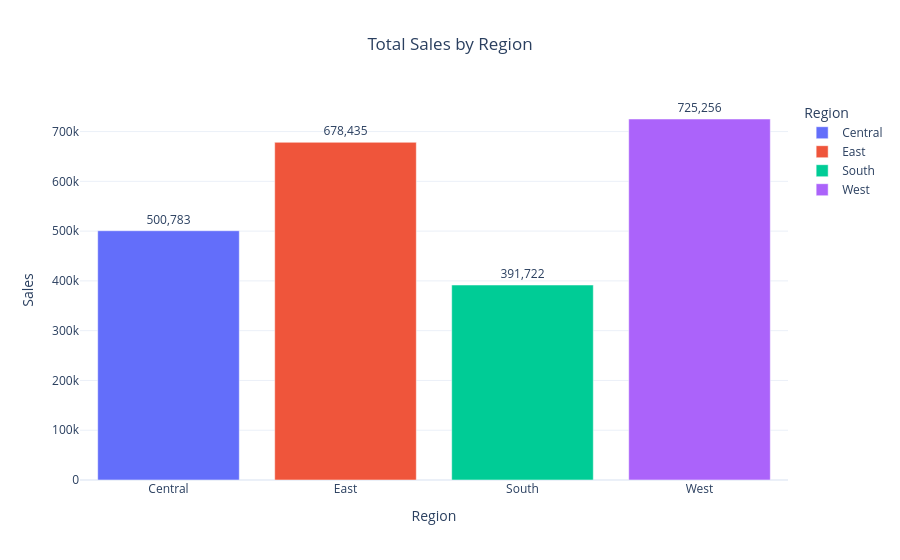

The code cell stored with this chart in its notebook:
### Code cell
region_sales = df.groupby("Region")["Sales"].sum().reset_index()

fig = px.bar(
    region_sales,
    x="Region",
    y="Sales",
    color="Region",
    text="Sales",
    title="Total Sales by Region"
)

fig.update_traces(texttemplate='%{text:,.0f}', textposition='outside')
fig.update_layout(template="plotly_white", title_x=0.5)

fig.show()

### Figure 1 — Plotly figure (JSON) as saved in the notebook; plotly's stock layout.template omitted (floating-point values rounded to 4 significant figures)
{"data": [{"hovertemplate": "Region=%{x}<br>Sales=%{text}<extra></extra>", "legendgroup": "Central", "marker": {"color": "#636efa", "pattern": {"shape": ""}}, "name": "Central", "orientation": "v", "showlegend": true, "text": [500800.0], "textposition": "outside", "texttemplate": "%{text:,.0f}", "type": "bar", "x": ["Central"], "xaxis": "x", "y": [500800.0], "yaxis": "y"}, {"hovertemplate": "Region=%{x}<br>Sales=%{text}<extra></extra>", "legendgroup": "East", "marker": {"color": "#EF553B", "pattern": {"shape": ""}}, "name": "East", "orientation": "v", "showlegend": true, "text": [678400.0], "textposition": "outside", "texttemplate": "%{text:,.0f}", "type": "bar", "x": ["East"], "xaxis": "x", "y": [678400.0], "yaxis": "y"}, {"hovertemplate": "Region=%{x}<br>Sales=%{text}<extra></extra>", "legendgroup": "South", "marker": {"color": "#00cc96", "pattern": {"shape": ""}}, "name": "South", "orientation": "v", "showlegend": true, "text": [391700.0], "textposition": "outside", "texttemplate": "%{text:,.0f}", "type": "bar", "x": ["South"], "xaxis": "x", "y": [391700.0], "yaxis": "y"}, {"hovertemplate": "Region=%{x}<br>Sales=%{text}<extra></extra>", "legendgroup": "West", "marker": {"color": "#ab63fa", "pattern": {"shape": ""}}, "name": "West", "orientation": "v", "showlegend": true, "text": [725300.0], "textposition": "outside", "texttemplate": "%{text:,.0f}", "type": "bar", "x": ["West"], "xaxis": "x", "y": [725300.0], "yaxis": "y"}], "layout": {"barmode": "relative", "legend": {"title": {"text": "Region"}, "tracegroupgap": 0}, "title": {"text": "Total Sales by Region", "x": 0.5}, "xaxis": {"anchor": "y", "categoryarray": ["Central", "East", "South", "West"], "categoryorder": "array", "domain": [0, 1], "title": {"text": "Region"}}, "yaxis": {"anchor": "x", "domain": [0, 1], "title": {"text": "Sales"}}}}
